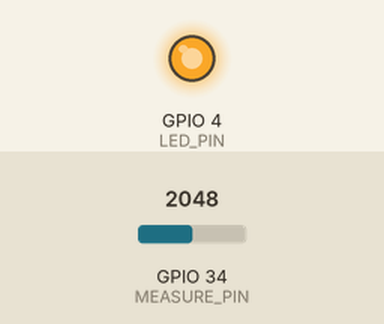
Bench run of a sketch on a simulated ESP32. Shown: output pins drawn as LEDs (lit = HIGH). Inputs (shaded band) come from the test bench; at power-on: GPIO 34 (MEASURE_PIN) = 2048. WiFi joins after 1.5 s; servers stay silent unless stated; uploads are accepted with an empty reply; what the sketch prints to the serial monitor is not drawn.

Above: at 4.05 s.
Timing chart, 0 to 82.9 s (numbered marks = the images above):
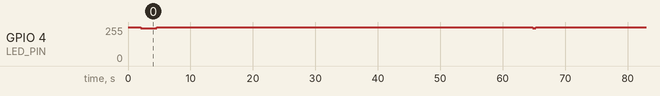

The sketch:

project.ino
```cpp
#include <WiFi.h>
#include <HTTPClient.h>
#include <driver/adc.h>

// ===== WiFi =====
const char* ssid = "ssrojphan";
const char* password = "haiii1234";
const char* GAS_URL = "https://script.google.com/macros/s/AKfycbyEPWSO9jlkaBM9hs4wEK4ctsdoj4kJaihP3s8cDLF-UDXqka9AUj1FxZgkIARBkdij/exec";

// ===== Sensor Pin =====
const int MEASURE_PIN = 34;   // AOUT (เหลือง)
const int LED_PIN     = 4;    // LED control (น้ำเงิน)

// ===== Timing =====
const int T_SAMPLE = 280;
const int T_DELTA  = 40;
const int T_SLEEP  = 9680;

// ===== Calibration =====
const float R_SCALE = 220.0 / 150.0;
const float EMA_ALPHA = 0.25;
const float BASELINE_ALPHA = 0.01;

// ===== Global Vars =====
float vBaseline = NAN;
float emaDustUg = NAN;

// ----------------------
// อ่านค่าแรงดัน 1 ครั้ง
float readOnceVolt() {
  digitalWrite(LED_PIN, LOW);
  delayMicroseconds(T_SAMPLE);
  int raw = analogRead(MEASURE_PIN);
  delayMicroseconds(T_DELTA);
  digitalWrite(LED_PIN, HIGH);
  delayMicroseconds(T_SLEEP);
  return raw * (3.3f / 4095.0f);
}

// หาค่ามัธยฐานจาก 5 ค่า
float median5(float a, float b, float c, float d, float e) {
  float x[5] = {a, b, c, d, e};
  for (int i = 1; i < 5; i++) {
    float k = x[i];
    int j = i - 1;
    while (j >= 0 && x[j] > k) {
      x[j + 1] = x[j];
      j--;
    }
    x[j + 1] = k;
  }
  return x[2];
}

// อ่านและกรองค่า Dust (µg/m³)
float readFilteredDustUg() {
  const int N = 10;
  float sumV = 0;
  for (int i = 0; i < N; ++i) {
    float m = median5(readOnceVolt(), readOnceVolt(), readOnceVolt(),
                      readOnceVolt(), readOnceVolt());
    float vDelta = max(m - vBaseline, 0.0f);
    sumV += vDelta * R_SCALE;
  }

  float vNorm = sumV / N;
  float dust_ug = max(0.17f * vNorm * 1000.0f, 0.0f);

  if (dust_ug < 15.0f)
    vBaseline = (1 - BASELINE_ALPHA) * vBaseline + BASELINE_ALPHA * (vBaseline + vNorm / R_SCALE);

  emaDustUg = isnan(emaDustUg) ? dust_ug : EMA_ALPHA * dust_ug + (1 - EMA_ALPHA) * emaDustUg;
  return emaDustUg;
}

// ===== ส่งค่าไป Google Sheet =====
void sendToSheet(float pm25, float pm10) {
  if (WiFi.status() != WL_CONNECTED) return;

  HTTPClient http;
  http.begin(GAS_URL);
  http.addHeader("Content-Type", "application/json");
  String payload = "{\"pm25\":" + String(pm25, 1) + ",\"pm10\":" + String(pm10, 1) + "}";
  int code = http.POST(payload);
  Serial.printf("Send: %s → Response %d\n", payload.c_str(), code);
  http.end();
}

// ===== SETUP =====
void setup() {
  Serial.begin(115200);
  pinMode(LED_PIN, OUTPUT);
  digitalWrite(LED_PIN, HIGH);

  analogSetWidth(12);
  analogSetAttenuation(ADC_11db);

  Serial.print("Connecting WiFi...");
  WiFi.begin(ssid, password);
  while (WiFi.status() != WL_CONNECTED) {
    delay(500);
    Serial.print(".");
  }
  Serial.printf("\nConnected! IP: %s\n", WiFi.localIP().toString().c_str());

  // คาลิเบรต baseline
  delay(500);
  float acc = 0;
  for (int i = 0; i < 200; i++) acc += readOnceVolt();
  vBaseline = acc / 200.0;
  Serial.printf("Baseline Vout ~ %.3f V\n", vBaseline);
}

// ===== LOOP =====
void loop() {
  float pm = readFilteredDustUg();
  float PM25 = pm * 0.6;
  float PM10 = PM25 * 1.1;
  sendToSheet(PM25, PM10);
  delay(60000); // ส่งทุก 1 นาที
}
```

Measured:
- by itself, GPIO 4 (LED_PIN): repeats every 60.7 s: 255/255 60.2 s, 244/255 0.48 s
